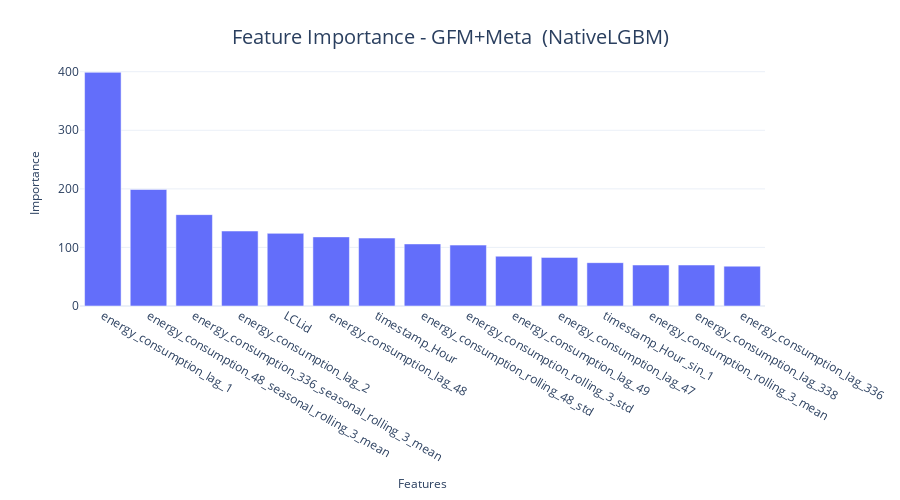

Notebook code for this chart:
### Code cell
fig = px.bar(feat_df.head(15), x="feature", y="importance")
format_plot(fig, xlabel="Features", ylabel="Importance", title=f"Feature Importance - {model_config.name}", font_size=12)
# fig.write_image("imgs/chapter_8/baseline_w_meta_native_lgbm_fimp.png")
fig.show()

### Figure 1 — Plotly figure (JSON) as saved in the notebook; plotly's stock layout.template omitted (floating-point values rounded to 4 significant figures)
{"data": [{"alignmentgroup": "True", "hovertemplate": "feature=%{x}<br>importance=%{y}<extra></extra>", "legendgroup": "", "marker": {"color": "#636efa", "pattern": {"shape": ""}}, "name": "", "offsetgroup": "", "orientation": "v", "showlegend": false, "textposition": "auto", "type": "bar", "x": ["energy_consumption_lag_1", "energy_consumption_48_seasonal_rolling_3_mean", "energy_consumption_336_seasonal_rolling_3_mean", "energy_consumption_lag_2", "LCLid", "energy_consumption_lag_48", "timestamp_Hour", "energy_consumption_rolling_48_std", "energy_consumption_rolling_3_std", "energy_consumption_lag_49", "energy_consumption_lag_47", "timestamp_Hour_sin_1", "energy_consumption_rolling_3_mean", "energy_consumption_lag_338", "energy_consumption_lag_336"], "xaxis": "x", "y": [399, 199, 156, 128, 124, 118, 116, 106, 104, 85, 83, 74, 70, 70, 68], "yaxis": "y"}], "layout": {"autosize": false, "barmode": "relative", "height": 500, "legend": {"font": {"size": 12}, "orientation": "h", "title": {}, "tracegroupgap": 0, "x": 1, "xanchor": "right", "y": 0.9, "yanchor": "bottom"}, "margin": {"t": 60}, "title": {"font": {"size": 20}, "text": "Feature Importance - GFM+Meta  (NativeLGBM)", "x": 0.5, "xanchor": "center", "yanchor": "top"}, "width": 900, "xaxis": {"anchor": "y", "domain": [0, 1], "tickfont": {"size": 12}, "title": {"font": {"size": 12}, "text": "Features"}}, "yaxis": {"anchor": "x", "domain": [0, 1], "tickfont": {"size": 12}, "title": {"font": {"size": 12}, "text": "Importance"}}}}
